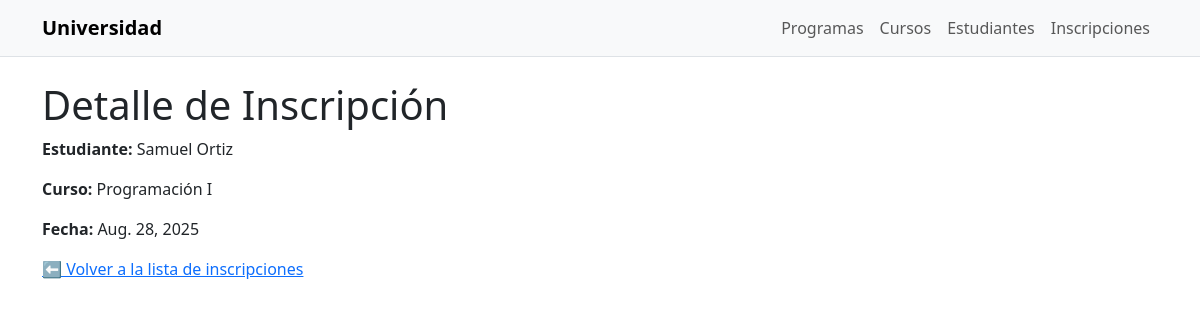
Page /inscripciones/1/ on the committed database.
### estudiantes/models.py (models this page shows, shortened)
class Inscripcion(models.Model):
    estudiante = models.ForeignKey(Estudiante, on_delete=models.CASCADE, related_name='inscripciones')
    curso = models.ForeignKey(Curso, on_delete=models.CASCADE, related_name='inscripciones')
    fecha = models.DateField(auto_now_add=True)
    class Meta:
        unique_together = ('estudiante', 'curso')  # evita duplicados
    @property
    def fecha_inscripcion(self):
        return self.fecha

class Estudiante(models.Model):
    nombre = models.CharField(max_length=100)
    apellido = models.CharField(max_length=100, blank=True, null=True)  # nuevo campo
    email = models.EmailField(unique=True)
    programa = models.ForeignKey(Programa, on_delete=models.SET_NULL, null=True, blank=True)

class Curso(models.Model):
    nombre = models.CharField(max_length=100)
    descripcion = models.TextField(blank=True, null=True)
    creditos = models.PositiveIntegerField(blank=True, null=True)
    programa = models.ForeignKey(Programa, on_delete=models.CASCADE, related_name='cursos')

### estudiantes/views.py (the view)
# urls.py: path("inscripciones/<int:pk>/", views.detalle_inscripcion, name="detalle_inscripcion"),
def detalle_inscripcion(request, pk):
    inscripcion = get_object_or_404(Inscripcion, pk=pk)
    return render(request, "estudiantes/detalle_inscripcion.html", {"inscripcion": inscripcion})

### estudiantes/templates/estudiantes/detalle_inscripcion.html
{% extends "estudiantes/base.html" %}
{% block content %}
    <h1>Detalle de Inscripción</h1>
    <p><strong>Estudiante:</strong> {{ inscripcion.estudiante.nombre }} {{ inscripcion.estudiante.apellido }}</p>
    <p><strong>Curso:</strong> {{ inscripcion.curso.nombre }}</p>
    <p><strong>Fecha:</strong> {{ inscripcion.fecha_inscripcion }}</p>
    <a href="{% url 'estudiantes:lista_inscripciones' %}">⬅ Volver a la lista de inscripciones</a>
{% endblock %}

### rows in the picture
Inscripcion: estudiante.nombre "Samuel", estudiante.apellido "Ortiz", curso.nombre "Programación I", fecha_inscripcion "Aug. 28, 2025"
